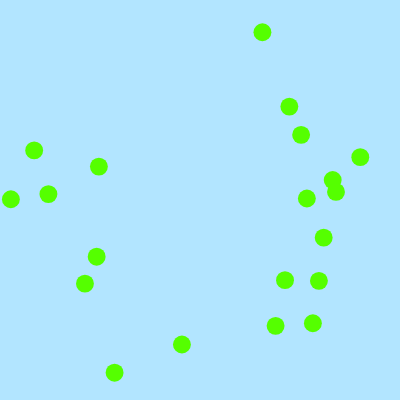
Frame 1 (no input)
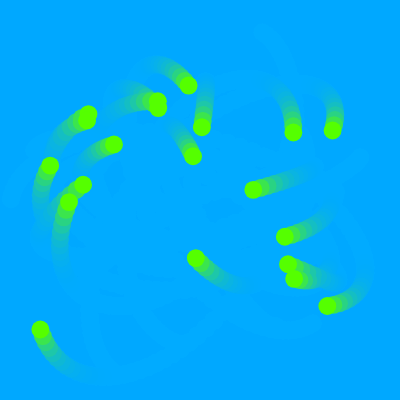
Frame 60 (no input)
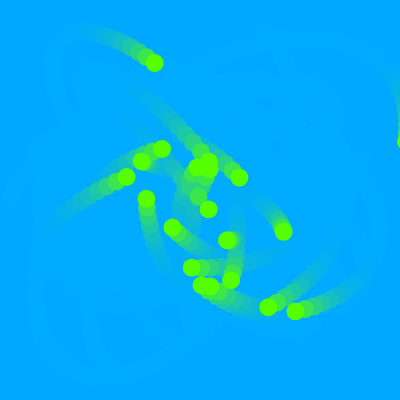
Frame 120 (the mouse pressed at the canvas centre since frame 60)

The p5.js sketch that drew these frames (run headless with seeded random() and noise() and a simulated clock; from frame 60 on, the mouse is pressed at the canvas centre):

// p5.js sketch
// ── sketch.js
let movers = [];
let sun 

function setup() {
  colorMode(HSL);
  createCanvas(400, 400);
  for (let i = 0; i < 20; i++) {
    const pos = p5.Vector.random2D()
  
    const vel = pos.copy()
    vel.setMag(random(1,10))
    vel.rotate(PI/2)
    pos.setMag(random(100, 200))
    const m = 20
    mover = new Mover(pos.x,pos.y,vel.x,vel.y,m);
    movers.push(mover);
  }
  sun = new Mover(0,0,0,0,300)

}

function draw() {
  background(200, 100, 50, 0.3);
  translate(width/2, height/2)
  
  for (let mover of movers) {
    sun.attract(mover)
    for (let other of movers) {
      if (mover !== other) {
        mover.attract(other)
      }
    }
  }
  for (let mover of movers) {
    mover.update();
    mover.show();
  }
  

}

// ── mover.js
class Mover {
  constructor(x, y, vx,vy,m) {
    this.pos = createVector(x, y);
    // this.vel = p5.Vector.random2D();
    this.vel = createVector(vx, vy)
    this.vel.mult(0.6)
    this.r = sqrt(m) * 2;
    this.acc = createVector(0,0);
    this.mass = m
    this.reduce = -0.8
  }

  edges() {
    if (this.pos.x >= width - this.r) {
      this.pos.x = width - this.r;
      this.vel.x *= this.reduce;
    }
    if (this.pos.x < this.r) {
      this.pos.x = this.r;
      this.vel.x *= this.reduce;
    }
    if (this.pos.y > height - this.r) {
      this.pos.y = height - this.r;
      this.vel.y *= this.reduce;
    }
    if (this.pos.y < this.r) {
      this.pos.y = this.r;
      this.vel.y *= this.reduce;
    }
  }
  
   getStrength(mover, force) {
    const distanceSq = constrain(force.magSq(), 100, 1000);
    const G = 1
    const strength = G * (this.mass * mover.mass) / distanceSq;
    return strength
  }

  attract(mover) {
    const force = p5.Vector.sub(this.pos, mover.pos);
    const strength = this.getStrength(mover, force)
    force.setMag(strength)
    mover.applyForce(force);
  }
  
  drag () {
    const drag = this.vel.copy()
    drag.normalize().mult(-1)
    const speedSq = this.vel.magSq()
    const c = 0.02
    drag.setMag(c * speedSq * this.r)
    this.applyForce(drag)
  }
  
  friction () {
    const d = height - (this.pos.y + this.r)
    if (d < 1) {
      
    const friction = this.vel.copy()
    friction.normalize().mult(-1)
    
    const mu = 0.1
    const normal = this.mass
    
    friction.setMag(mu * normal)
    
    this.applyForce(friction)
    }
  }

  applyForce(force) {
    const f = p5.Vector.div(force,this.mass)
    this.acc.add(f)
  }

  update() {
    this.vel.add(this.acc);
    this.pos.add(this.vel);
    this.acc.set(0,0)
  }

  show() {
    noStroke();
    fill(100, 100, 50);
    ellipse(this.pos.x, this.pos.y, this.r * 2);
  }
}
